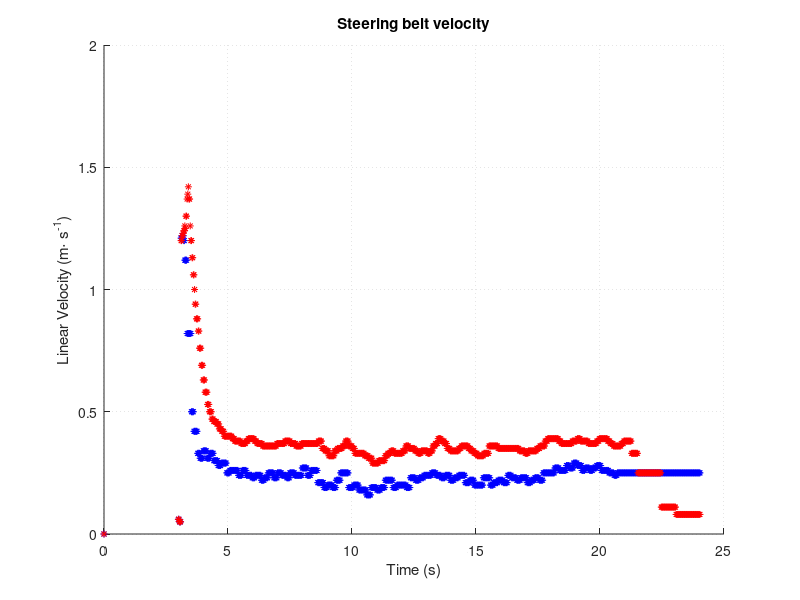

Reproduce this figure in MATLAB.
clc;
clear all;
clear home;

data=csvread('full right to straight in 10us steps.csv');

time = data(:,4) / 1000;
left = data(:,2);
right = data(:,3);
p = scatter( time, left, 25, 'b', '*' );
hold;
q = scatter( time, right,25, 'r', '*');

%Creating least square solution
%h = lsline;
%set( h, 'color', 'r', 'LineWidth', 1 );

%Using polyfit to calculate the equation for lsline
% p = polyfit( x, y, 1 );
% a = p(:,1)
% b = p(:,2)
%Creating legend containing equation for lsline (%0.4f = 4 decimals)
%legend('Data', sprintf( 'y = %0.1d x + %0.4f', a, b ), 'Location', 'northwest' )

%Title and axis labels added
title('Steering belt velocity')
xlabel('Time (s)')
ylabel('Linear Velocity (m\cdot s^{-1})')

grid on
set(gca,'GridLineStyle',':', 'GridColor', 'k', 'GridAlpha', .1)